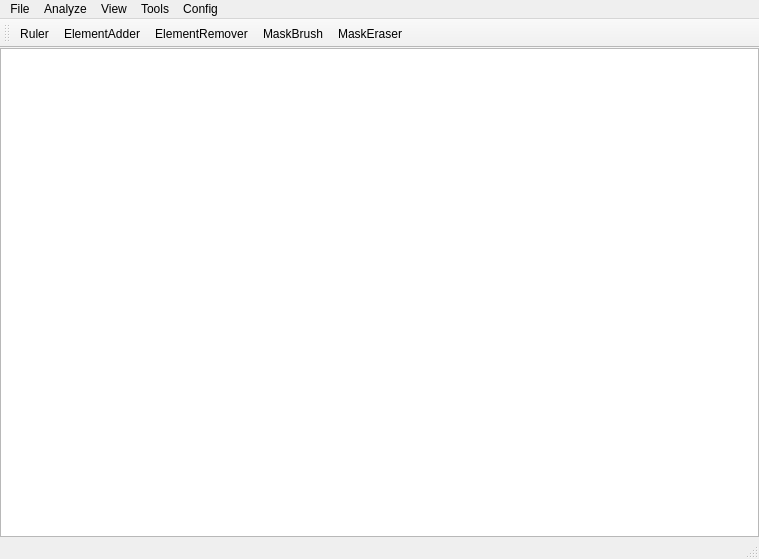
<?xml version="1.0" encoding="UTF-8"?>
<ui version="4.0">
 <class>MainWindow</class>
 <widget class="QMainWindow" name="MainWindow">
  <property name="geometry">
   <rect>
    <x>0</x>
    <y>0</y>
    <width>759</width>
    <height>559</height>
   </rect>
  </property>
  <property name="minimumSize">
   <size>
    <width>400</width>
    <height>400</height>
   </size>
  </property>
  <property name="mouseTracking">
   <bool>true</bool>
  </property>
  <property name="windowTitle">
   <string>MainWindow</string>
  </property>
  <widget class="QWidget" name="centralwidget">
   <property name="mouseTracking">
    <bool>true</bool>
   </property>
   <layout class="QGridLayout" name="gridLayout">
    <property name="leftMargin">
     <number>0</number>
    </property>
    <property name="topMargin">
     <number>0</number>
    </property>
    <property name="rightMargin">
     <number>0</number>
    </property>
    <property name="bottomMargin">
     <number>0</number>
    </property>
    <item row="3" column="0">
     <widget class="MyGraphicsView" name="graphicsView">
      <property name="mouseTracking">
       <bool>true</bool>
      </property>
      <property name="verticalScrollBarPolicy">
       <enum>Qt::ScrollBarAsNeeded</enum>
      </property>
      <property name="horizontalScrollBarPolicy">
       <enum>Qt::ScrollBarAsNeeded</enum>
      </property>
      <property name="sizeAdjustPolicy">
       <enum>QAbstractScrollArea::AdjustToContents</enum>
      </property>
      <property name="interactive">
       <bool>true</bool>
      </property>
      <property name="dragMode">
       <enum>QGraphicsView::NoDrag</enum>
      </property>
      <property name="transformationAnchor">
       <enum>QGraphicsView::AnchorUnderMouse</enum>
      </property>
     </widget>
    </item>
   </layout>
  </widget>
  <widget class="QMenuBar" name="menubar">
   <property name="geometry">
    <rect>
     <x>0</x>
     <y>0</y>
     <width>759</width>
     <height>22</height>
    </rect>
   </property>
   <widget class="QMenu" name="menuFile">
    <property name="title">
     <string>File</string>
    </property>
    <addaction name="actionOpen_image"/>
    <addaction name="actionExit"/>
   </widget>
   <widget class="QMenu" name="menuAnalyze">
    <property name="title">
     <string>Analyze</string>
    </property>
    <addaction name="actionStart_extremum_analysis"/>
    <addaction name="actionStart_manual_analysis"/>
    <addaction name="actionAnalyze_current_mask"/>
    <addaction name="actionStart_threshold_analysis"/>
    <addaction name="actionStart_full_range_analysis"/>
   </widget>
   <widget class="QMenu" name="menuView">
    <property name="title">
     <string>View</string>
    </property>
    <addaction name="actionShow_console"/>
    <addaction name="separator"/>
    <addaction name="actionShow_Hide_mask"/>
    <addaction name="actionShow_Hide_tube_mask"/>
   </widget>
   <widget class="QMenu" name="menuTools">
    <property name="title">
     <string>Tools</string>
    </property>
    <addaction name="actionRuler"/>
    <addaction name="actionElementAdder"/>
    <addaction name="actionElementRemover"/>
    <addaction name="actionMaskBrush"/>
    <addaction name="actionMaskEraser"/>
    <addaction name="actionClear_all_ruler_lines"/>
    <addaction name="actionClear_masks"/>
   </widget>
   <widget class="QMenu" name="menuConfig">
    <property name="title">
     <string>Config</string>
    </property>
    <addaction name="actionImage_config"/>
   </widget>
   <addaction name="menuFile"/>
   <addaction name="menuAnalyze"/>
   <addaction name="menuView"/>
   <addaction name="menuTools"/>
   <addaction name="menuConfig"/>
  </widget>
  <widget class="QStatusBar" name="statusbar">
   <property name="sizePolicy">
    <sizepolicy hsizetype="Preferred" vsizetype="Minimum">
     <horstretch>0</horstretch>
     <verstretch>0</verstretch>
    </sizepolicy>
   </property>
   <property name="sizeGripEnabled">
    <bool>true</bool>
   </property>
  </widget>
  <widget class="QToolBar" name="toolBar">
   <property name="sizePolicy">
    <sizepolicy hsizetype="Preferred" vsizetype="Fixed">
     <horstretch>0</horstretch>
     <verstretch>0</verstretch>
    </sizepolicy>
   </property>
   <property name="windowTitle">
    <string>toolBar</string>
   </property>
   <attribute name="toolBarArea">
    <enum>TopToolBarArea</enum>
   </attribute>
   <attribute name="toolBarBreak">
    <bool>false</bool>
   </attribute>
   <addaction name="actionRuler"/>
   <addaction name="actionElementAdder"/>
   <addaction name="actionElementRemover"/>
   <addaction name="actionMaskBrush"/>
   <addaction name="actionMaskEraser"/>
  </widget>
  <action name="actionStart_extremum_analysis">
   <property name="text">
    <string>Start extremum analysis</string>
   </property>
  </action>
  <action name="actionStart_manual_analysis">
   <property name="text">
    <string>Start manual analysis</string>
   </property>
  </action>
  <action name="actionOpen_image">
   <property name="text">
    <string>Open image</string>
   </property>
  </action>
  <action name="actionShow_console">
   <property name="text">
    <string>Show console</string>
   </property>
  </action>
  <action name="actionClear_all_ruler_lines">
   <property name="text">
    <string>Clear all ruler lines</string>
   </property>
  </action>
  <action name="actionShow_Hide_mask">
   <property name="checkable">
    <bool>true</bool>
   </property>
   <property name="checked">
    <bool>true</bool>
   </property>
   <property name="text">
    <string>Show/Hide mask</string>
   </property>
  </action>
  <action name="actionShow_Hide_tube_mask">
   <property name="checkable">
    <bool>true</bool>
   </property>
   <property name="checked">
    <bool>true</bool>
   </property>
   <property name="text">
    <string>Show/Hide tube mask</string>
   </property>
  </action>
  <action name="actionImage_config">
   <property name="text">
    <string>Config</string>
   </property>
  </action>
  <action name="actionAnalyze_current_mask">
   <property name="text">
    <string>Analyze current mask</string>
   </property>
  </action>
  <action name="actionExit">
   <property name="text">
    <string>Exit</string>
   </property>
  </action>
  <action name="actionClear_masks">
   <property name="text">
    <string>Clear masks</string>
   </property>
  </action>
  <action name="actionStart_threshold_analysis">
   <property name="text">
    <string>Start threshold analysis</string>
   </property>
  </action>
  <action name="actionStart_full_range_analysis">
   <property name="text">
    <string>Start full range analysis</string>
   </property>
  </action>
  <actiongroup name="toolsGroup">
   <action name="actionRuler">
    <property name="checkable">
     <bool>true</bool>
    </property>
    <property name="icon">
     <iconset resource="Resources.qrc">
      <normaloff>:/res/icons/rulerBlue.png</normaloff>:/res/icons/rulerBlue.png</iconset>
    </property>
    <property name="text">
     <string>Ruler</string>
    </property>
    <property name="toolTip">
     <string>Measure with ruler</string>
    </property>
   </action>
   <action name="actionElementAdder">
    <property name="checkable">
     <bool>true</bool>
    </property>
    <property name="icon">
     <iconset resource="Resources.qrc">
      <normaloff>:/res/icons/plus.png</normaloff>:/res/icons/plus.png</iconset>
    </property>
    <property name="text">
     <string>ElementAdder</string>
    </property>
    <property name="toolTip">
     <string>Add element manually</string>
    </property>
   </action>
   <action name="actionElementRemover">
    <property name="checkable">
     <bool>true</bool>
    </property>
    <property name="icon">
     <iconset resource="Resources.qrc">
      <normaloff>:/res/icons/minus.png</normaloff>:/res/icons/minus.png</iconset>
    </property>
    <property name="text">
     <string>ElementRemover</string>
    </property>
    <property name="toolTip">
     <string>Remove element manually</string>
    </property>
   </action>
   <action name="actionMaskBrush">
    <property name="checkable">
     <bool>true</bool>
    </property>
    <property name="icon">
     <iconset resource="Resources.qrc">
      <normaloff>:/res/icons/brush.png</normaloff>:/res/icons/brush.png</iconset>
    </property>
    <property name="text">
     <string>MaskBrush</string>
    </property>
    <property name="toolTip">
     <string>Paint mask with brush</string>
    </property>
   </action>
   <action name="actionMaskEraser">
    <property name="checkable">
     <bool>true</bool>
    </property>
    <property name="icon">
     <iconset resource="Resources.qrc">
      <normaloff>:/res/icons/eraser.png</normaloff>:/res/icons/eraser.png</iconset>
    </property>
    <property name="text">
     <string>MaskEraser</string>
    </property>
    <property name="toolTip">
     <string>Erase mask with eraser</string>
    </property>
   </action>
  </actiongroup>
 </widget>
 <customwidgets>
  <customwidget>
   <class>MyGraphicsView</class>
   <extends>QGraphicsView</extends>
   <header>mygraphicsview.h</header>
  </customwidget>
 </customwidgets>
 <resources>
  <include location="Resources.qrc"/>
 </resources>
 <connections/>
</ui>
